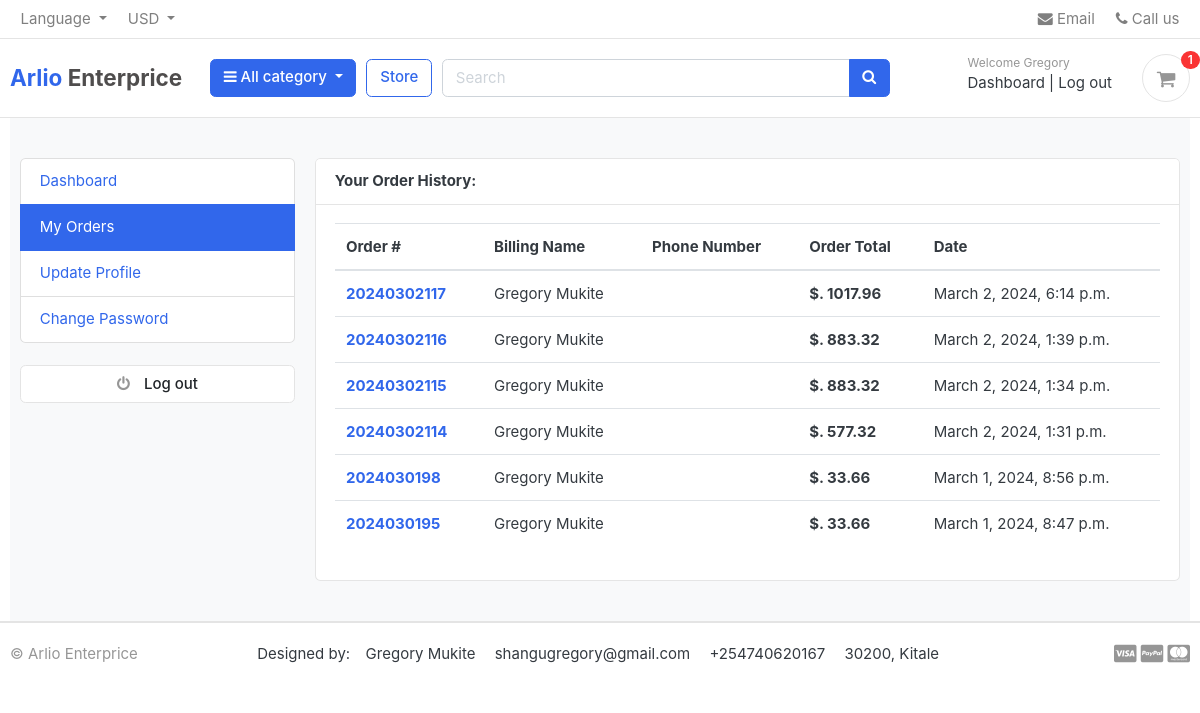
Screenshot of /account/my_orders/ (signed in) with the database file from the repository.
### accounts/models.py (models this page shows, shortened)
class Account(AbstractBaseUser):
    first_name = models.CharField(max_length =  50)
    last_name = models.CharField(max_length =  50)
    username = models.CharField(max_length =  50, unique=True)
    email = models.EmailField(max_length =  250, unique = True)
    phone_number = models.CharField(max_length =  50)
    date_joined = models.DateTimeField(auto_now_add = True, null = True)
    last_login = models.DateTimeField(auto_now=True, null = True)
    is_admin = models.BooleanField(default= False)
    is_staff = models.BooleanField(default= False)
    is_active = models.BooleanField(default= False)
    is_super_admin = models.BooleanField(default= False)
    USERNAME_FIELD = "email"
    REQUIRED_FIELDS = ["username", "first_name", "last_name"]
    objects = MyAccountManager()

### orders/models.py (models this page shows, shortened)
class Order(models.Model):
    STATUS = (
        ('New', 'New'),
        ('Accepted', 'Accepted'),
        ('Completed', 'Completed'),
        ('Canceled', 'Canceled'),
    )
    user = models.ForeignKey(Account, on_delete = models.CASCADE, null = True)
    payment = models.ForeignKey(Payment, on_delete= models.CASCADE, null = True)
    order_number = models.CharField(max_length = 20)
    first_name = models.CharField(max_length = 50)
    last_name = models.CharField(max_length = 50)
    phone = models.CharField(max_length = 50)
    email = models.EmailField(max_length = 50)
    address_line1 = models.CharField(max_length = 50)
    address_line2 = models.CharField(max_length = 50, blank =True)
    country = models.CharField(max_length = 50)
    state = models.CharField(max_length = 50)
    city = models.CharField(max_length = 50)
    order_note = models.CharField(max_length = 150, blank = True)
    order_total = models.FloatField()
    tax = models.FloatField()
    status = models.CharField(max_length=15, choices= STATUS, default = 'New')
    ip = models.CharField(max_length = 20, blank = True)
    is_ordered = models.BooleanField(default = False)
    created_at = models.DateTimeField(auto_now_add = True)
    updated_at = models.DateTimeField(auto_now = True)
    def full_name(self):
        return f'{self.first_name} {self.last_name}'

### accounts/views.py (the view)
# urls.py: path('my_orders/', views.my_orders, name="my_orders"),
@login_required(login_url = 'login')
def my_orders(request):
    orders = Order.objects.filter(user = request.user, is_ordered = True).order_by('-created_at')
    context = {
        'orders':orders
    }
    return render(request, 'accounts/my_orders.html', context)

### carts/context_processor.py (called while the page is built)
def counter(request):
    cart_count = 0
    if 'admin' in request.path:
        return {}
    else:
        try:
            cart = Cart.objects.filter(cart_id = _cart_id(request))
            if request.user.is_authenticated:
                cart_items = CartItem.objects.all().filter(user = request.user)
            else:
                cart_items = CartItem.objects.all().filter(cart = cart[:1])
            for cart_item in cart_items:
                cart_count = cart_count + cart_item.quantity
        except ObjectDoesNotExist:
            cart_item = 0
    return dict(cart_count=cart_count)

### carts/views.py (called while the page is built)
def _cart_id(request):
    cart = request.session.session_key
    if not cart:
        cart = request.session.create()
    return cart

### category/context_processors.py (called while the page is built)
def menu_links(request):
    links = Category.objects.all()
    return dict(links=links)

### category/models.py (called while the page is built)
    def geturl(self):
        return reverse('products_by_category', args =  [self.slug])

### estore/templates/accounts/my_orders.html (shortened to what this page needs)
{% extends 'home/base.html' %}
{% load static%}
{% block content %}
<section class="section-conten padding-y bg">
<div class="container">
	<div class="row">
	{% include 'includes/dashboard_sidebar.html' %}
	<main class="col-md-9">
		<article class="card">
		<header class="card-header">
			<strong class="d-inline-block mr-3">Your Order History:</strong>
		</header>
		<div class="card-body">
			<div class="row">
				<div class="col-md-12">
                    <table class="table table-hover">
					  <thead>
						<tr>
							<th scope="col">Order #</th>
							<th scope="col">Billing Name</th>
							<th scope="col">Phone Number</th>
							<th scope="col">Order Total</th>
							<th scope="col">Date</th>
						</tr>
					  </thead>
					  <tbody>
					  {% for order in orders %}
						<tr>
							<th scope="row"><a href="{% url 'order_details' order.order_number %}">{{order.order_number}}</a></th>
							<td>{{order.full_name}}</td>
							<td>{{order.phone_number}}</td>
							<th>$. {{order.order_total}}</th>
							<td>{{order.created_at}}</td>
						</tr>
					  {%endfor%}
					  </tbody>
					</table>
				</div>
			</div>
		</div>
		</article>
	</main>
</div>
</div>
</section>
{% endblock content %}

### estore/templates/home/base.html (shortened to what this page needs)
{% load static %}
<!DOCTYPE HTML>
<html lang="en">
<head>
<link href="{% static 'css/bootstrap.css'%}" rel="stylesheet" type="text/css"/>
<link href="{%static 'fonts/fontawesome/css/all.min.css'%}" type="text/css" rel="stylesheet">
<link href="{%static 'css/ui.css'%}" rel="stylesheet" type="text/css"/>
<link href="{%static 'css/custom.css'%}" rel="stylesheet" type="text/css"/>
<link href="{% static 'css/responsive.css'%}" rel="stylesheet" media="only screen and (max-width: 1200px)" />
<link rel="stylesheet" href="https://cdnjs.cloudflare.com/ajax/libs/font-awesome/4.7.0/css/font-awesome.min.css">
</head>
<body>
    <header class="section-header">
        <nav class="navbar p-md-0 navbar-expand-sm navbar-light border-bottom">
        <div class="container">
          <div class="collapse navbar-collapse" id="navbarTop4">
            <ul class="navbar-nav mr-auto">
                <li class="nav-item dropdown">
                     <a href="#" class="nav-link dropdown-toggle" data-toggle="dropdown">   Language </a>
                </li>
                <li class="nav-item dropdown">
                    <a href="#" class="nav-link dropdown-toggle" data-toggle="dropdown"> USD </a>
                </li>
            </ul>
            <ul class="navbar-nav">
                <li><a href="#" class="nav-link"> <i class="fa fa-envelope"></i> Email </a></li>
                <li><a href="#" class="nav-link"> <i class="fa fa-phone"></i> Call us </a></li>
            </ul>
          </div>
        </div>
        </nav>
        <section class="header-main border-bottom">
            <div class="container">
        <div class="row align-items-center">
            <div class="col-lg-2 col-md-3 col-6">
                <a href="/" class="brand-wrap "
                style="font-size: 1.5rem; font-weight: bold;"
                >
                    Arlio <span style="color: rgb(79, 77, 77);">Enterprice</span>
                </a>
            </div>
            <div class="col-lg col-sm col-md col-6 flex-grow-0">
                <div class="category-wrap dropdown d-inline-block float-right">
                    <button type="button" class="btn btn-primary dropdown-toggle" data-toggle="dropdown">
                        <i class="fa fa-bars"></i> All category
                    </button>
                </div>
            </div>
            <a href=" {%url 'store'%} " class="btn btn-outline-primary">Store</a>
            <div class="col-lg  col-md-6 col-sm-12 col">
                <form action="{% url 'search' %}" class="search" method="GET">
                    <div class="input-group w-100">
                        <input type="text" class="form-control" style="width:60%;" placeholder="Search" name="keyword">
                        <div class="input-group-append">
                          <button class="btn btn-primary" type="submit">
                            <i class="fa fa-search"></i>
                          </button>
                        </div>
                    </div>
                </form>
            </div>
            <div class="col-lg-3 col-sm-6 col-8 order-2 order-lg-3">
                        <div class="d-flex justify-content-end mb-3 mb-lg-0">
                            {% if user.id is None %}
                            <div class="widget-header">
                                <small class="title text-muted">Welcome guest!</small>
                                <div>
                                    <a href="{% url 'login' %}">Sign in</a> <span class="dark-transp"> | </span>
                                    <a href="{% url 'register' %}"> Register</a>
                                </div>
                            </div>
                            {% else %}
                            <div class="widget-header">
                                <small class="title text-muted">Welcome {{user.first_name}}</small>
                                <div>
                                    <a href="{% url 'dashboard' %}">Dashboard</a> <span class="dark-transp"> | </span>
                                    <a href="{% url 'logout' %}"> Log out</a>
                                </div>
                            </div>
                            {%endif%}
                            <a href="{% url 'cart' %}" class="widget-header pl-3 ml-3">
                                <div class="icon icon-sm rounded-circle border"><i class="fa fa-shopping-cart"></i></div>
                                <span class="badge badge-pill badge-danger notify">{{cart_count}}</span>
                            </a>
                        </div>
                    </div>
        </div>
            </div>
        </section>
        </header>
        <div class="container">
            {%block content%}
            {% endblock content %}
        </div>
        <footer class="section-footer border-top">
            <div class="container">
                <section class="footer-bottom border-top row">
                    <div class="col-md-2">
                        <p class="text-muted"> &copy Arlio Enterprice </p>
                    </div>
                    <div class="col-md-8 text-md-center">
                        <span  class="px-1">Designed by:</span>
                        <span  class="px-2">Gregory Mukite</span>
                        <span  class="px-2">shangugregory@gmail.com</span>
                        <span  class="px-2">+254740620167</span>
                        <span  class="px-2">30200, Kitale</span>
                    </div>
                    <div class="col-md-2 text-md-right text-muted">
                        <i class="fab fa-lg fa-cc-visa"></i>
                        <i class="fab fa-lg fa-cc-paypal"></i>
                        <i class="fab fa-lg fa-cc-mastercard"></i>
                    </div>
                </section>
            </div>
        </footer>
</body>
</html>

### estore/static/css/ui.css (style rules this page uses)
html { font-family: "Inter", sans-serif; font-size: 15px; }
.icon-xs, .icon-sm, .icon-md, .icon-lg { display: inline-block; text-align: center; flex-shrink: 0; flex-grow: 0; }
.icon-sm { width: 48px; height: 48px; line-height: 48px !important; font-size: 20px; }
.padding-y { padding-top: 40px; padding-bottom: 40px; }
article:after, .form-group:after { display: block; clear: both; content: ""; }
.bg { background-color: #f8f9fa; }
p:last-child { margin-bottom: 0; }
.header-main { position: relative; padding-top: 1rem; padding-bottom: 1rem; }
.widget-header { display: inline-block; vertical-align: middle; position: relative; }
.widget-header a { color: #343a40; }
.widget-header i { color: #969696; }
.widget-header .title { display: block; }
.widget-header .notify { position: absolute; top: -3px; right: -10px; }
.footer-bottom { padding-top: 20px; padding-bottom: 20px; }
.notify { position: absolute; top: -4px; right: -10px; display: inline-block; padding: 0.25em 0.6em; font-size: 12px; line-height: 1; text-align: center; border-radius: 3rem; color: #fff; background-color: #fa3434; }

### rows the page displays
Account: first_name "Gregory"
Order: order_number "20240302117", full_name "Gregory Mukite", order_total "1017.96", created_at "March 2, 2024, 6:14 p.m."
Order: order_number "20240302116", full_name "Gregory Mukite", order_total "883.32", created_at "March 2, 2024, 1:39 p.m."
Order: order_number "20240302115", full_name "Gregory Mukite", order_total "883.32", created_at "March 2, 2024, 1:34 p.m."
Order: order_number "20240302114", full_name "Gregory Mukite", order_total "577.32", created_at "March 2, 2024, 1:31 p.m."
Order: order_number "2024030198", full_name "Gregory Mukite", order_total "33.66", created_at "March 1, 2024, 8:56 p.m."
Order: order_number "2024030195", full_name "Gregory Mukite", order_total "33.66", created_at "March 1, 2024, 8:47 p.m."

### other values shown
{{ cart_count }} "1"
